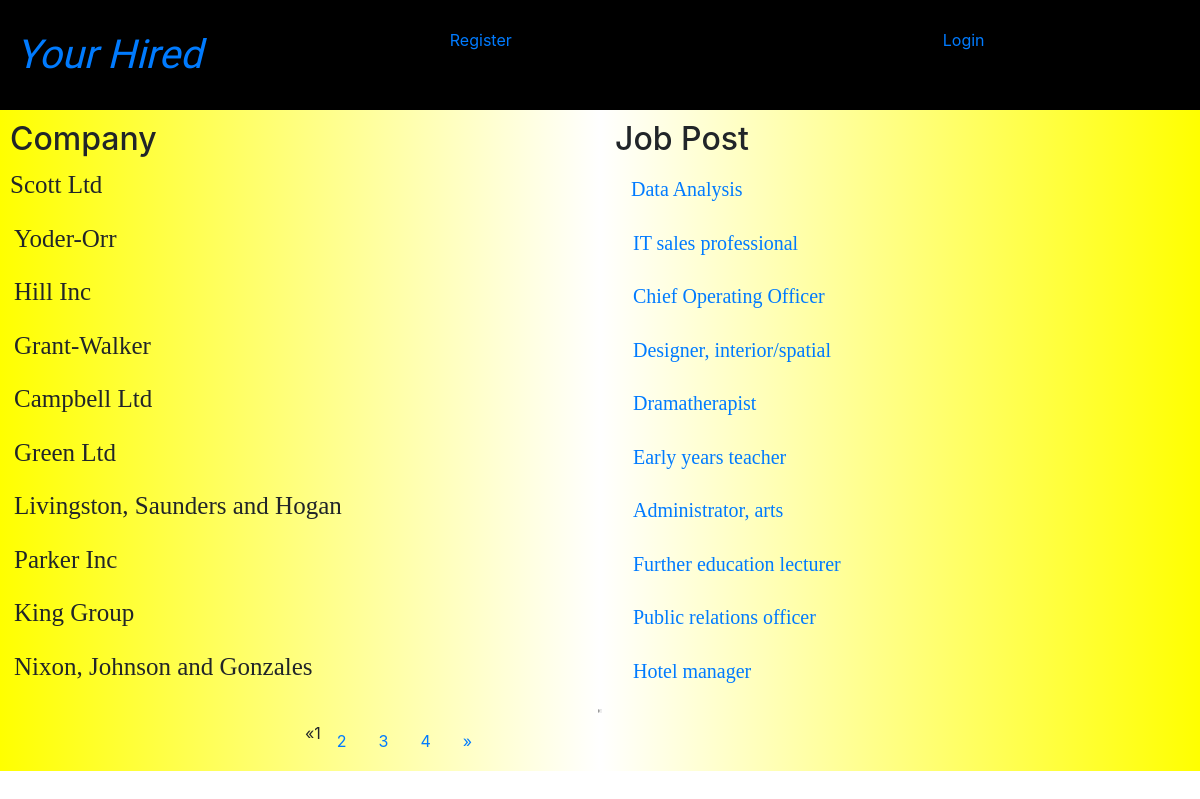
Screenshot of /jobs/s/ with the database file from the repository.
### job/models.py (models this page shows, shortened)
class job(models.Model):
    Designation=models.CharField(max_length=240)
    company_name=models.CharField(max_length=240)
    job_description=models.CharField(max_length=240)
    Starting_date=models.DateField()
    search_count=models.IntegerField(default=0)

### job/views.py (the view)
# urls.py: path('s/',views.joblist.as_view(),name='joblist'),
class joblist(ListView):
    model=job
    paginate_by = 10
    queryset = job.objects.all()

### templates/job/job_list.html (shortened to what this page needs)
{%extends 'main.html'%}
    {%load static%}
{%block s%}
<body style="background-color:black;!important">
<link rel="stylesheet" href="{%static 'job/display.css'%}">
<div class="center">
  <div class="row">
    <div class="col"><h2>Company</h2>
    </div>
    <div class="col">
    <h2>Job Post</h2>
    </div>
  {% for job in job_list %}
  <div class="col"><p style="font-family:Times New Roman;font-size:25px;">{{job.company_name}}</p></div>
  <div class="col"><a href="{{job.id}}" style="font-family:Times New Roman;font-size:20px;">{{job.job_description}}</a></div>
 <hr style="display: block;
    margin-top: 0.5em;
    margin-bottom: 0.5em;
    margin-left: auto;
    margin-right: auto;
    border-style: inset;
    border-width: 2px;">
  {%endfor%}
</div>
    {% if is_paginated %}
  <ul class="pagination" style=" margin: auto;
    width: 50%; ">
    {% if page_obj.has_previous %}
      <li><a href="?page={{ page_obj.previous_page_number }}">&laquo;</a></li>
    {% else %}
      <li class="disabled"><span>&laquo;</span></li>
    {% endif %}
    {% for i in paginator.page_range %}
      {% if page_obj.number == i %}
        <li class="active"><span>{{ i }} <span class="sr-only">(current)</span></span></li>
      {% else %}
        <li><a href="?page={{ i }}">{{ i }}</a></li>
      {% endif %}
    {% endfor %}
    {% if page_obj.has_next %}
      <li><a href="?page={{ page_obj.next_page_number }}">&raquo;</a></li>
    {% else %}
      <li class="disabled"><span>&raquo;</span></li>
    {% endif %}
  </ul>
  </div>
{% endif %}
{%endblock%}

### templates/main.html (shortened to what this page needs)
<!DOCTYPE html>
<html lang="en" dir="ltr">
	<head>
		{%load static%}
	<link rel="stylesheet" href="{% static 'App_two/m.css' %}">
		<link rel="stylesheet" href="https://maxcdn.bootstrapcdn.com/bootstrap/4.0.0/css/bootstrap.min.css">
	</head>
	<body>
		<ul class="nav nav-pills nav-fill s">
			<a class="star navbar-brand " href="{%url 'Apptwo:index'%}">Your Hired</a>
		{%if user.is_authenticated%}
			<li class='nav-item'>
				<a href="{%url 'logout'%}">Logout</a> </li>
		{% else %}
		<li class="nav-item">
	    <a class="nav-link" href="{%url 'Apptwo:form'%}">Register</a>
	  </li>
		<li class="nav-item">
		 <a class="nav-link" href="{%url 'Apptwo:f'%}">Login</a>
	 </li>
	 {%endif %}
	</ul>
		{%block s%}{%endblock %}
	</body>
</html>

### static/App_two/m.css (style rules this page uses)
.s { background: black; padding-top: 20px; padding-bottom: 20px; }
.star { font-style: italic; font-family:'Do Hyeon', sans-serif; font-size:250% !important; text-align: left; }
body,html { background-image: url('images.jpg') ; background-repeat: no-repeat; background-size:cover; }

### static/job/display.css (style rules this page uses)
a { text-decoration: none; display: inline-block; text-align: center; padding: 8px 16px; }
.center { margin: auto; padding: 10px; border: 0; background: black; background: -webkit-gradient(linear, 0 0, 100% 0, from(yellow), to(yellow), color-stop(50%, white)); }

### rows the page displays
job: company_name "Scott Ltd", job_description "Data Analysis"
job: company_name "Yoder-Orr", job_description "IT sales professional"
job: company_name "Hill Inc", job_description "Chief Operating Officer"
job: company_name "Grant-Walker", job_description "Designer, interior/spatial"
job: company_name "Campbell Ltd", job_description "Dramatherapist"
job: company_name "Green Ltd", job_description "Early years teacher"
job: company_name "Livingston, Saunders and Hogan", job_description "Administrator, arts"
job: company_name "Parker Inc", job_description "Further education lecturer"
job: company_name "King Group", job_description "Public relations officer"
job: company_name "Nixon, Johnson and Gonzales", job_description "Hotel manager"

### other values shown
{{ i }} "1"
{{ i }} "2" "3" "4"
